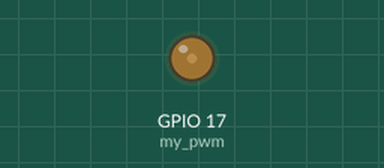
A program run on a simulated Raspberry Pi (BCM pin numbers). Parts: output pins drawn as LEDs (lit = HIGH). What the program prints to the terminal is not drawn.

Above: at 0.05 s.
At 0.2 s:
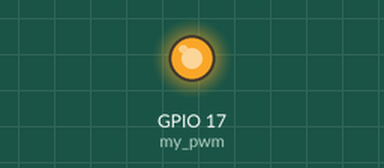
At 0.3 s:
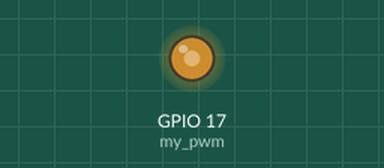
Timing chart, 0 to 3.0 s (numbered marks = the images above):
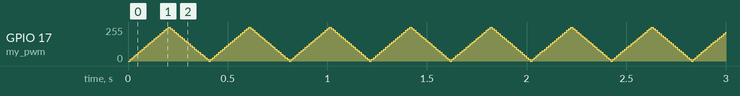

The program:

pwmTest.py
```python
#import GPIO pins, needs sudo (superuser permissions)
import RPi.GPIO as GPIO
import time
#use the numbers on the Pi Cobbler
step = .01
GPIO.setmode(GPIO.BCM)
GPIO.setup(17,GPIO.OUT)
#set frequency to 100 Hz
my_pwm=GPIO.PWM(17,100)

while True:
    for x in range(0,100,5):
        my_pwm.start(x)
        print x
        #sleep for second
        time.sleep(step)
    for x in range(100,0,-5):
        my_pwm.start(x)
        print x
        #sleep for quarter second
        time.sleep(step)
my_pwm.stop()
GPIO.cleanup()
```
